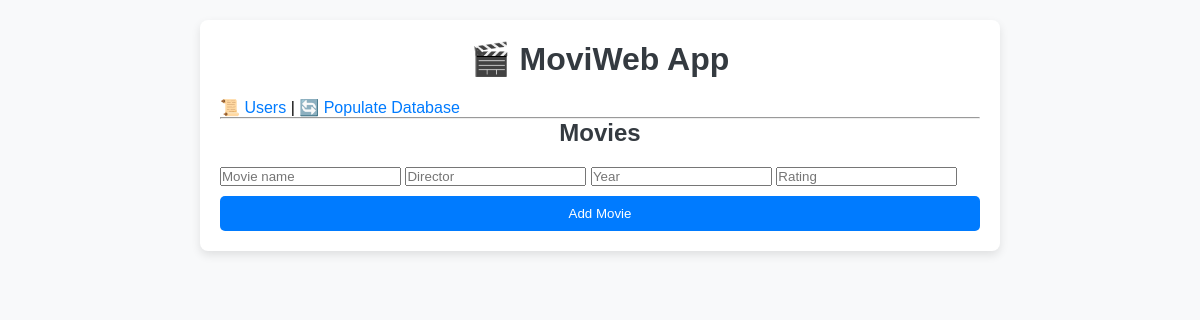
/users/3, run on an earlier commit of the app's database.
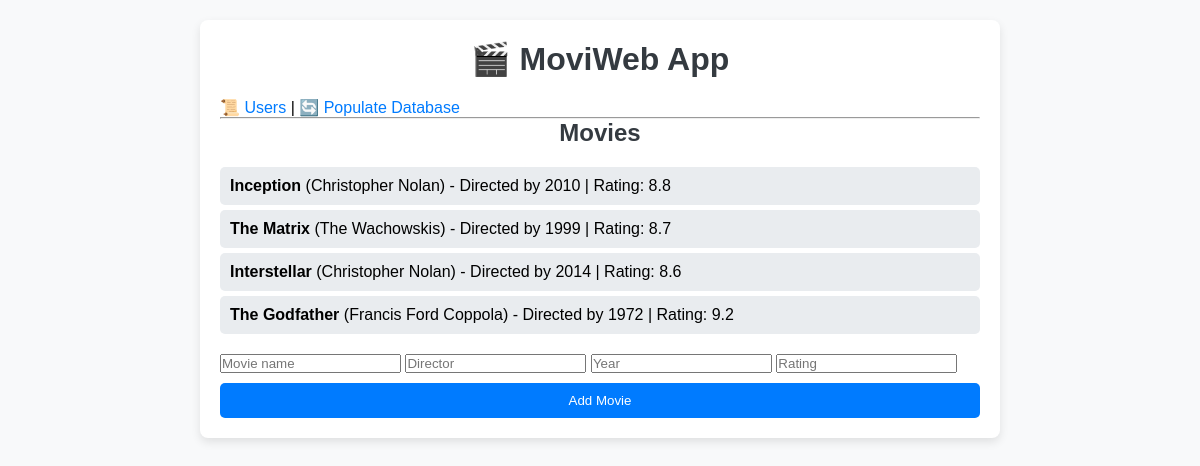
And on a later commit of the database.
### tables this page shows
CREATE TABLE movies (
                    id INTEGER PRIMARY KEY AUTOINCREMENT,
                    user_id INTEGER NOT NULL,
                    name TEXT NOT NULL,
                    director TEXT,
                    year INTEGER,
                    rating REAL,
                    FOREIGN KEY (user_id) REFERENCES users(id) ON DELETE CASCADE
                );

### app.py (the view)
@app.route('/users/<int:user_id>')
def user_movies(user_id):
    movies = data_manager.get_user_movies(user_id)
    return render_template("movies.html", movies=movies, user_id=user_id)

### datamanager/sqlite_data_manager.py (called while the page is built)
    def _connect(self):
        return sqlite3.connect(DB_FILE, check_same_thread=False)

    def get_user_movies(self, user_id):
        with self._connect() as conn:
            cursor = conn.cursor()
            cursor.execute("SELECT * FROM movies WHERE user_id = ?", (user_id,))
            return cursor.fetchall()

### templates/movies.html
{% extends "base.html" %}
{% block content %}
<h2>Movies</h2>
<ul>
    {% for movie in movies %}
        <li><strong>{{ movie[2] }}</strong> ({{ movie[3] }}) - Directed by {{ movie[4] }} | Rating: {{ movie[5] }}</li>
    {% endfor %}
</ul>
<div class="form-container">
    <form action="{{ url_for('add_movie', user_id=user_id) }}" method="POST">
        <input type="text" name="name" placeholder="Movie name" required>
        <input type="text" name="director" placeholder="Director" required>
        <input type="number" name="year" placeholder="Year" required>
        <input type="number" step="0.1" name="rating" placeholder="Rating" required>
        <input type="submit" value="Add Movie">
    </form>
</div>
{% endblock %}

What changed in the data, as far as the page shows it:
added movies: name "Inception", director "Christopher Nolan", year "2010", rating "8.8"
added movies: name "The Matrix", director "The Wachowskis", year "1999", rating "8.7"
added movies: name "Interstellar", director "Christopher Nolan", year "2014", rating "8.6"
added movies: name "The Godfather", director "Francis Ford Coppola", year "1972", rating "9.2"
